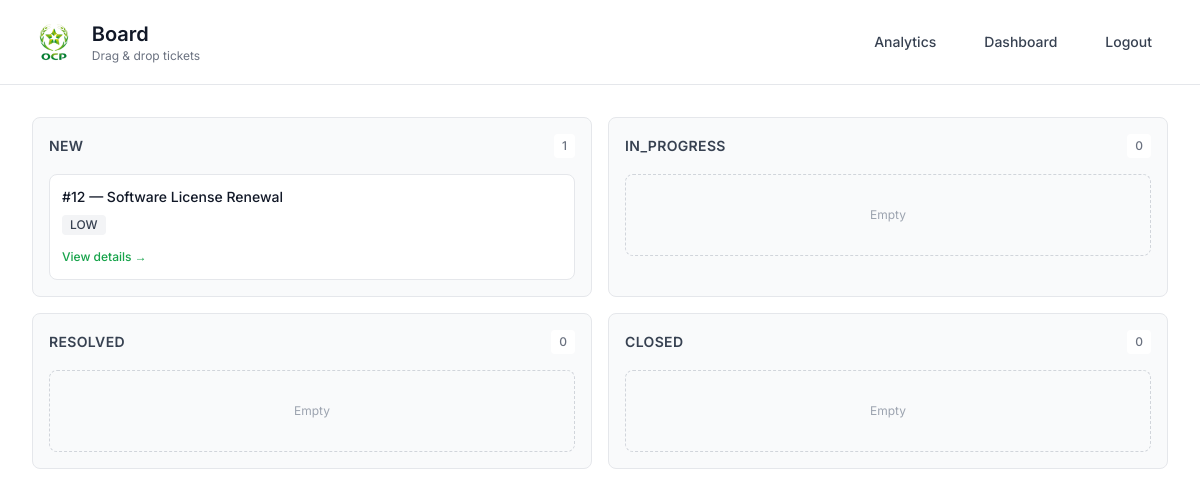
The app's page /board/ (signed in) with its own data.
### tickets/models.py (models this page shows, shortened)
class Ticket(models.Model):
    STATUS_CHOICES = (
        ("NEW", "New"),
        ("IN_PROGRESS", "In Progress"),
        ("RESOLVED", "Resolved"),
        ("CLOSED", "Closed"),
    )
    URGENCY_CHOICES = (
        ("LOW", "Low"),
        ("MEDIUM", "Medium"),
        ("HIGH", "High"),
        ("CRITICAL", "Critical"),
    )
    CATEGORY_CHOICES = (
        ("HARDWARE", "Hardware"),
        ("SOFTWARE", "Software"),
        ("NETWORK", "Network"),
        ("ACCESS", "Access & Permissions"),
        ("EMAIL", "Email"),
        ("OTHER", "Other"),
    )
    title = models.CharField(max_length=150)
    description = models.TextField()
    category = models.CharField(
        max_length=30, choices=CATEGORY_CHOICES, default="OTHER")
    status = models.CharField(
        max_length=20, choices=STATUS_CHOICES, default="NEW")
    urgency = models.CharField(
        max_length=20, choices=URGENCY_CHOICES, default="MEDIUM")
    created_by = models.ForeignKey(
        settings.AUTH_USER_MODEL,
        on_delete=models.CASCADE,
        related_name="tickets_created"
    )
    assigned_to = models.ForeignKey(
        settings.AUTH_USER_MODEL,
        on_delete=models.SET_NULL,
        null=True,
        blank=True,
        related_name="tickets_assigned"
    )
    created_at = models.DateTimeField(auto_now_add=True)
    updated_at = models.DateTimeField(auto_now=True)
    resolved_at = models.DateTimeField(null=True, blank=True)
    closed_at = models.DateTimeField(null=True, blank=True)
    sla_response_time = models.IntegerField(
        null=True, blank=True)  # Time until first response
    sla_resolution_time = models.IntegerField(
        null=True, blank=True)  # Time until resolved

### tickets/views.py (the view)
# urls.py: path("board/", views.board, name="board"),
@login_required
def board(request):
    u = request.user
    tickets = Ticket.objects.all()
    if u.role == "technician":
        tickets = tickets.filter(assigned_to=u)
    elif u.role == "user":
        tickets = tickets.filter(created_by=u)
    cols = {
        "NEW": tickets.filter(status="NEW").order_by("-created_at"),
        "IN_PROGRESS": tickets.filter(status="IN_PROGRESS").order_by("-created_at"),
        "RESOLVED": tickets.filter(status="RESOLVED").order_by("-created_at"),
        "CLOSED": tickets.filter(status="CLOSED").order_by("-created_at"),
    }
    return render(request, "tickets/board.html", {"cols": cols})

### templates/tickets/board.html (shortened to what this page needs)
{% load static %}
<!doctype html>
<html lang="en">
<head>
  <script src="https://cdn.tailwindcss.com"></script>
</head>
<body class="min-h-screen bg-white">
  <header class="bg-white border-b border-gray-200">
    <div class="max-w-7xl mx-auto px-8 py-5">
      <div class="flex items-center justify-between">
        <div class="flex items-center gap-4">
          <img src="{% static 'images/image-1.png' %}" alt="TicketFlow" class="h-10 w-auto" />
          <div>
            <h1 class="text-xl font-semibold text-gray-900">Board</h1>
            <p class="text-xs text-gray-500">Drag & drop tickets</p>
          </div>
        </div>
        <div class="flex items-center gap-4">
          <a href="{% url 'analytics' %}" class="px-4 py-2 text-sm font-medium text-gray-700 hover:text-gray-900 transition-colors">Analytics</a>
          <a href="{% url 'dashboard' %}" class="px-4 py-2 text-sm font-medium text-gray-700 hover:text-gray-900 transition-colors">Dashboard</a>
          <a href="{% url 'logout' %}" class="px-4 py-2 text-sm font-medium text-gray-700 hover:text-gray-900 transition-colors">Logout</a>
        </div>
      </div>
    </div>
  </header>
  <main class="max-w-7xl mx-auto px-8 py-8">
    <div class="grid grid-cols-1 md:grid-cols-2 xl:grid-cols-4 gap-4">
      {% for key, items in cols.items %}
      <section class="bg-gray-50 border border-gray-200 rounded-lg p-4"
               data-col="{{ key }}"
               ondragover="event.preventDefault()"
               ondrop="onDrop(event, '{{ key }}')">
        <div class="flex items-center justify-between mb-4">
          <h2 class="text-sm font-semibold text-gray-700 uppercase tracking-wide">{{ key }}</h2>
          <span class="text-xs text-gray-500 bg-white px-2 py-1 rounded font-medium">{{ items|length }}</span>
        </div>
        <div class="space-y-2 min-h-[60px]">
          {% for t in items %}
            <div class="card-drag bg-white border border-gray-200 rounded-lg p-3 cursor-grab"
                 draggable="true"
                 ondragstart="onDragStart(event, '{{ t.id }}')">
              <div class="text-sm font-medium text-gray-900 mb-2">#{{ t.id }} — {{ t.title }}</div>
              <div class="flex flex-wrap gap-1.5 text-xs mb-2">
                <span class="px-2 py-0.5 rounded {% if t.urgency == 'CRITICAL' %}bg-red-100 text-red-700{% elif t.urgency == 'HIGH' %}bg-orange-100 text-orange-700{% elif t.urgency == 'MEDIUM' %}bg-yellow-100 text-yellow-700{% else %}bg-gray-100 text-gray-700{% endif %} font-medium">
                  {{ t.urgency }}
                </span>
              </div>
              <a class="text-xs text-green-600 hover:text-green-700 font-medium"
                 href="{% url 'ticket_detail' t.id %}">
                View details →
              </a>
            </div>
          {% empty %}
            <div class="text-xs text-gray-400 text-center py-8 border border-dashed border-gray-300 rounded-lg">Empty</div>
          {% endfor %}
        </div>
      </section>
      {% endfor %}
    </div>
  </main>
</body>
</html>

### templates/tickets/board.html (style rules this page uses)
* { font-family: 'Inter', sans-serif; }
.card-drag { transition: transform 0.2s, box-shadow 0.2s; }

### records on screen
Ticket: id "12", title "Software License Renewal", urgency "LOW"

### other values on screen
{{ key }} "NEW" "IN_PROGRESS" "RESOLVED" "CLOSED"
{{ items|length }} "1" "0" "0" "0"
